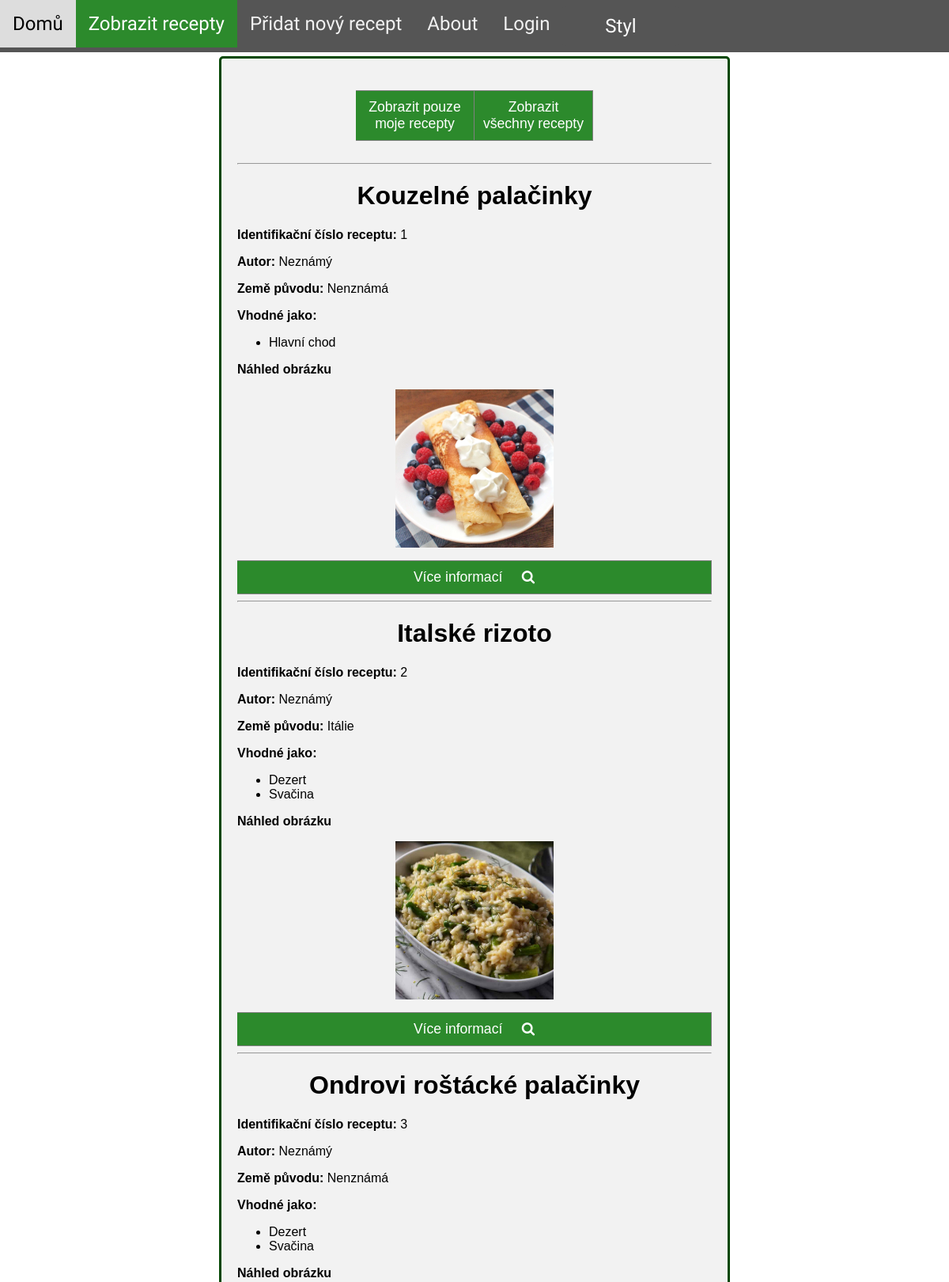
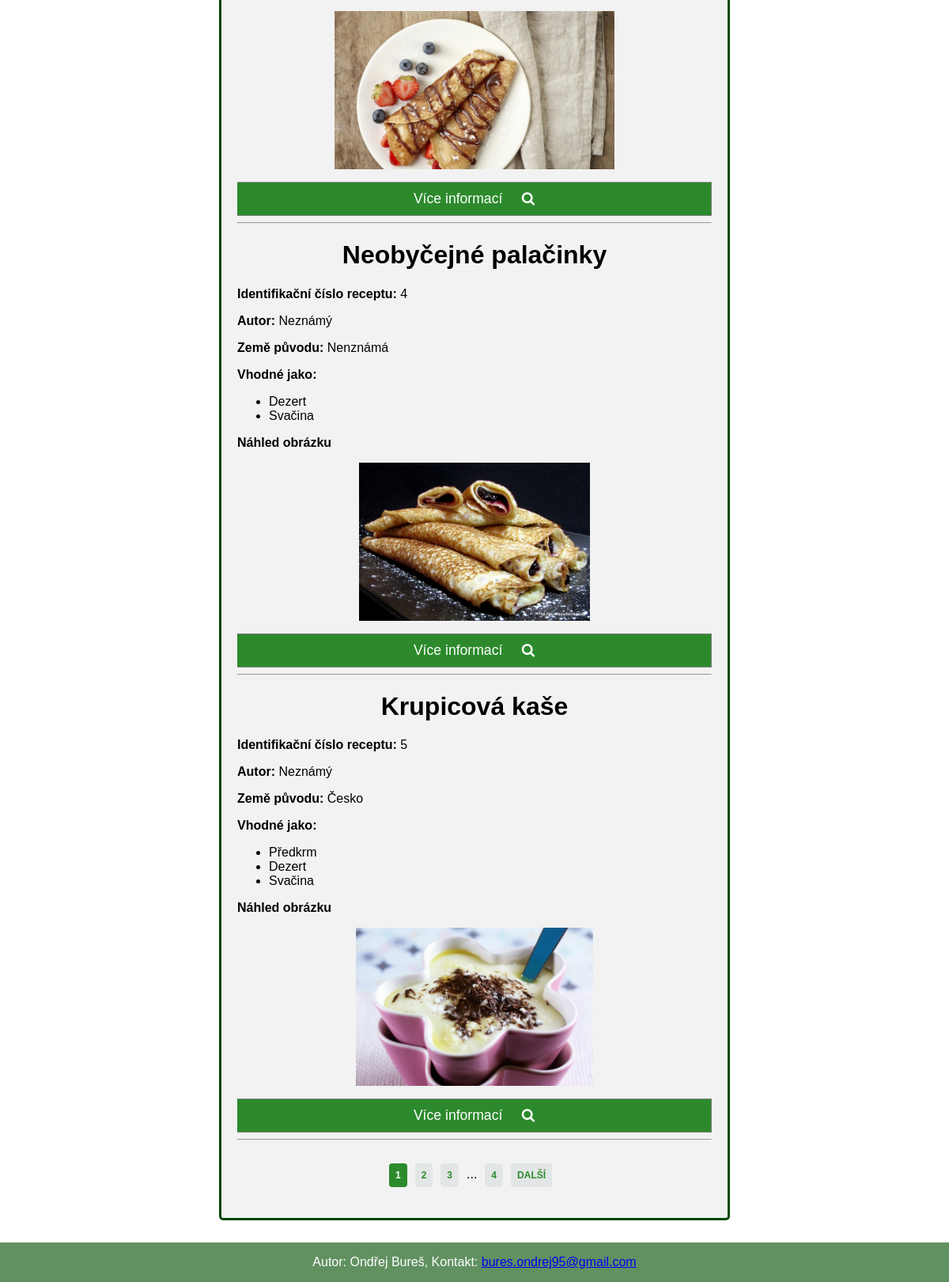
The app's page /viewAllRecipes.php with its own data (2 pictures, top to bottom).
### tables this page shows
CREATE TABLE Recipes (
    ID int AUTO_INCREMENT NOT NULL ,
    name VARCHAR(40) NOT NULL,
    directions VARCHAR(1000) NOT NULL,
    date Date NOT NULL,
    author_id int,
    originCountry_id int,
    imgUrl VARCHAR(1000),
    PRIMARY KEY (ID),
    FOREIGN KEY (author_id) REFERENCES Users(ID)
);

CREATE TABLE OriginCountry (
    ID int AUTO_INCREMENT NOT NULL ,
    name VARCHAR(50) NOT NULL,
    PRIMARY KEY (ID)
);

### viewAllRecipes.php (the view, shortened to what this page needs)
<?php
$bodyClass = "style1";
?>
<!DOCTYPE html>
<html lang="cs">
<head>
    <link rel="stylesheet" href="Styles/styles.css">
    <link rel="stylesheet" href="https://cdnjs.cloudflare.com/ajax/libs/font-awesome/4.7.0/css/font-awesome.min.css">
</head>
<body class="<?php echo $bodyClass; ?>">
    <nav class="topnav">
        <a href="index.php">Domů</a>
        <a class="active" href="viewAllRecipes.php">Zobrazit recepty</a>
        <a href="addRecipe.php">Přidat nový recept</a>
        <a href="about.php">About</a>
        <?php
        if (!isset($_SESSION["username"])) {
            echo '<a href="login.php?action=login">Login</a>';
        } else {
            echo '<a href="userInfo.php">' . $_SESSION["username"] . '</a>';
        } ?>
        <select onchange="location = this.value;">
            <option hidden selected disabled>Styl</option>
        </select>
    </nav>
    <?php
    $connect = mysqli_connect("localhost", "bureson1", "webove aplikace", "bureson1");
    if (!$connect) {
        die("Connection failed: No database found");
    } else {
        $connect->set_charset("UTF-8");
    }
    if ($connect) {
        $sarchedOption = isset($_GET['option']) ? $_GET['option'] : "default";
        $currentUserID = 0;
        if ($sarchedOption != null && $sarchedOption  == "my") {
            $query = "SELECT ID, name, date, directions, author_id, originCountry_id, imgUrl FROM recipes WHERE author_id = '$currentUserID'";
        } else {
            $query = "SELECT ID, name, date, directions, author_id, originCountry_id, imgUrl FROM recipes";
        }
        $result = $connect->query($query);
        $total_pages = $result != null ? $result->num_rows : 0;
        $page = isset($_GET['page']) && is_numeric($_GET['page']) ? $_GET['page'] : 1; ?>
        <main class=recipeDiv>
            <div class="chooseOptionDiv">
                <button type="button" onclick="location.href='viewAllRecipes.php?page=1&option=my'">Zobrazit pouze moje recepty</button>
                <button type="button" onclick="location.href='viewAllRecipes.php?page=1&option=default'">Zobrazit všechny recepty</button>
            </div>
            <hr>
            <?php
            $num_results_on_page = 5;
            if ($sarchedOption != null && $sarchedOption  == "my") {
                $query = "SELECT ID, name, date, directions, author_id, originCountry_id, imgUrl FROM recipes WHERE author_id = '$currentUserID' LIMIT ?,?";
            } else {
                $query = "SELECT ID, name, date, directions, author_id, originCountry_id, imgUrl FROM recipes LIMIT ?,?";
            }
            if ($stmt = $connect->prepare($query)) {
                $calc_page = ($page - 1) * $num_results_on_page;
                $stmt->bind_param('ii', $calc_page, $num_results_on_page);
                $stmt->execute();
                $result = $stmt->get_result();
                if ($result->num_rows > 0) {
                    while ($row = $result->fetch_assoc()) {
                        $recipe_id = $row["ID"];
                        $imgUrl = $row["imgUrl"];
                        $originCountry = "Neznámá";
                        $originCountry_id = $row["originCountry_id"];
                        $author = "Neznámý";
                        $mealCategories = array();
                        $query2 = "SELECT name FROM origincountry WHERE ID = '$originCountry_id'";
                        $result2 = $connect->query($query2);
                        if ($result2->num_rows > 0) {
                            $row2 = $result2->fetch_assoc();
                            $originCountry = $row2["name"];
                        }
                        $query2 = "SELECT mealCategory_id FROM recipe_mealcategory WHERE recipe_id = '$recipe_id'";
                        $result2 = $connect->query($query2);
                        if ($result2->num_rows > 0) {
                            $i = 0;
                            while ($row2 = $result2->fetch_assoc()) {
                                $tmp_mealCategory_id = $row2["mealCategory_id"];
                                $query3 = "SELECT name FROM mealcategory WHERE ID = '$tmp_mealCategory_id'";
                                $result3 = $connect->query($query3);
                                if ($result3->num_rows > 0) {
                                    $row3 = $result3->fetch_assoc();
                                    $mealCategories[$i] =  $row3["name"];
                                }
                                $i++;
                            }
                        }
                        $htmlMealCategories = "<ul>";
                        for ($i = 0; $i < sizeof($mealCategories); $i++) {
                            $htmlMealCategories = $htmlMealCategories . "<li>" . $mealCategories[$i] . "</li>";
                        }
                        $htmlMealCategories = $htmlMealCategories . "</ul>";
                        if (!@getimagesize($imgUrl)) {
                            $imgUrl = 'http://' . $_SERVER['SERVER_NAME'] . '/~bureson1/Uploads/default.jpg';
                        } else {
                            $imgUrl = 'http://' . $_SERVER['SERVER_NAME'] . '/~bureson1/' . $imgUrl;
                        }
            ?>
                        <h1><?php echo $row["name"]; ?> </h1>
                        <p> <strong>Identifikační číslo receptu:</strong> <?php echo $recipe_id; ?></p>
                        <p><strong>Autor:</strong> <?php echo $author; ?></p>
                        <p><strong>Země původu:</strong> <?php echo $originCountry; ?></p>
                        <p class="margin0"><strong> Vhodné jako:</strong> </p> <?php echo $htmlMealCategories; ?>
                        <p> <strong>Náhled obrázku</strong></p>
                        <p><img class=preview src=" <?php echo $imgUrl  ?>" alt=Obrázek> </p>
                        <button type=button onclick="location.href='viewRecipe.php?id=<?php echo $row['ID'] ?>'">Více informací&nbsp;&nbsp;&nbsp;&nbsp;&nbsp;<i class='fa fa-search'></i></button>
                        <hr>
        <?php
                    }
                }
            } else {
                echo "0 results";
            }
        }
        ?>
        <?php
        if (ceil($total_pages / $num_results_on_page) > 0) : ?>
            <div class="pagination">
                <ul class="pagination">
                    <li class="currentpage"><a href="viewAllRecipes.php?page=<?php echo $page ?>&option=<?php echo $sarchedOption ?>"><?php echo $page ?></a></li>
                    <?php if ($page + 1 < ceil($total_pages / $num_results_on_page) + 1) : ?><li class="page"><a href="viewAllRecipes.php?page=<?php echo $page + 1 ?>&option=<?php echo $sarchedOption ?>"><?php echo $page + 1 ?></a></li><?php endif; ?>
                    <?php if ($page + 2 < ceil($total_pages / $num_results_on_page) + 1) : ?><li class="page"><a href="viewAllRecipes.php?page=<?php echo $page + 2 ?>&option=<?php echo $sarchedOption ?>"><?php echo $page + 2 ?></a></li><?php endif; ?>
                    <?php if ($page < ceil($total_pages / $num_results_on_page) - 2) : ?>
                        <li class="dots">...</li>
                        <li class="end"><a href="viewAllRecipes.php?page=<?php echo ceil($total_pages / $num_results_on_page) ?>&option=<?php echo $sarchedOption ?>"><?php echo ceil($total_pages / $num_results_on_page) ?></a></li>
                    <?php endif; ?>
                    <?php if ($page < ceil($total_pages / $num_results_on_page)) : ?>
                        <li class="next"><a href="viewAllRecipes.php?page=<?php echo $page + 1 ?>&option=<?php echo $sarchedOption ?>">Další</a></li>
                    <?php endif; ?>
                </ul>
            </div>
        <?php endif; ?>
        </main> <br>
        <footer>
            <p>Autor: Ondřej Bureš, Kontakt:
                <a href="mailto:bures.ondrej95@gmail.com">bures.ondrej95@gmail.com</a>
            </p>
        </footer>
</body>
</html>

### Styles/styles.css (style rules this page uses)
body.style1 { margin: 0; font-family: Arial, Helvetica, sans-serif; font-size: 100%; background-image: url(https://images.pexels.com/photos/1414651/pexels-photo-1414651.jpeg?auto=compress&cs=tinysrgb&dpr=2&h=750&w=1260); background-repeat: no-repeat; background-attachment: fixed; background-size: cover; }
body.style1 nav.topnav { overflow: auto; background-color: #555; font-family: 'Sansita Swashed'; font-size: 150%; }
body.style1 nav.topnav a.active { background-color: rgb(44, 138, 44); color: white; }
body.style1 button { width: 100%; padding: 10px; background: rgb(44, 138, 44); font-size: 110%; color: white; border: 1px solid grey; border-left: none; cursor: pointer; }
body.style1 .recipeDiv { border-radius: 5px; background-color: #f2f2f2; margin: auto; width: 50%; border: 3px solid rgb(1, 71, 0); padding: 20px; margin-top: 5px; margin-bottom: 60px; }
body.style1 .chooseOptionDiv { width: 50%; padding: 20px; margin-left: auto; margin-right: auto; display: flex; align-items: center; justify-content: center; }
body.style1 .pagination { width: fit-content; margin-left: auto; margin-right: auto; }
body.style1 .pagination ul { list-style-type: none; padding: 10px 0; display: inline-flex; justify-content: center; box-sizing: border-box; }
body.style1 .pagination li { box-sizing: border-box; padding-right: 10px; margin-left: auto; margin-right: auto; }
body.style1 .pagination li a { box-sizing: border-box; background-color: #e2e6e6; padding: 8px; text-decoration: none; font-size: 12px; font-weight: bold; color: rgb(44, 138, 44); border-radius: 4px; }
body.style1 .pagination .next a, body.style1 .pagination .prev a { text-transform: uppercase; font-size: 12px; }
body.style1 .pagination .currentpage a { background-color: rgb(44, 138, 44); color: #fff; }
body.style1 footer { background-color: rgb(97, 145, 97); text-align: center; position: fixed; left: 0; bottom: 0; width: 100%; color: white; }
.topnav select { font-family: 'Sansita Swashed'; display: inline-block; width: 10%; height: 50px; font-size: 100%; text-align-last: center; cursor: pointer; border-radius: 4px; background-color: #555; border: none; width: auto; color: white; padding: 10px; appearance: none; -webkit-appearance: none; -moz-appearance: none; }
.topnav a { float: left; color: #f2f2f2; text-align: center; padding: 16px 16px; text-decoration: none; font-size: 100%; }
h1 { text-align: center; }
p.margin0 { margin: 0px; }
input[type=text], input[type=date], input[type=password], input[type=url], select, textarea { width: 100%; padding: 12px 20px; margin: 8px 0; display: inline-block; border: 1px solid #ccc; border-radius: 4px; box-sizing: border-box; }
.chooseOptionDiv { width: 50%; padding: 20px; margin-left: auto; margin-right: auto; display: flex; align-items: center; justify-content: center; }
img.preview { max-height: 200px; max-width: 100%; height: auto; display: block; margin-left: auto; margin-right: auto; }

### records on screen
recipes: name "Kouzelné palačinky", ID "1", author "Neznámý", originCountry.name "Nenznámá", i "Hlavní chod", shows a picture
recipes: name "Italské rizoto", ID "2", author "Neznámý", originCountry.name "Itálie", i "Dezert Svačina", shows a picture
recipes: name "Ondrovi roštácké palačinky", ID "3", author "Neznámý", originCountry.name "Nenznámá", i "Dezert Svačina", shows a picture
recipes: name "Neobyčejné palačinky", ID "4", author "Neznámý", originCountry.name "Nenznámá", i "Dezert Svačina", shows a picture
recipes: name "Krupicová kaše", ID "5", author "Neznámý", originCountry.name "Česko", i "Předkrm Dezert Svačina", shows a picture

### other values on screen
$page "1"
$page + 1 "2"
$page + 2 "3"
ceil($total_pages / $num_results_on_page) "4"
